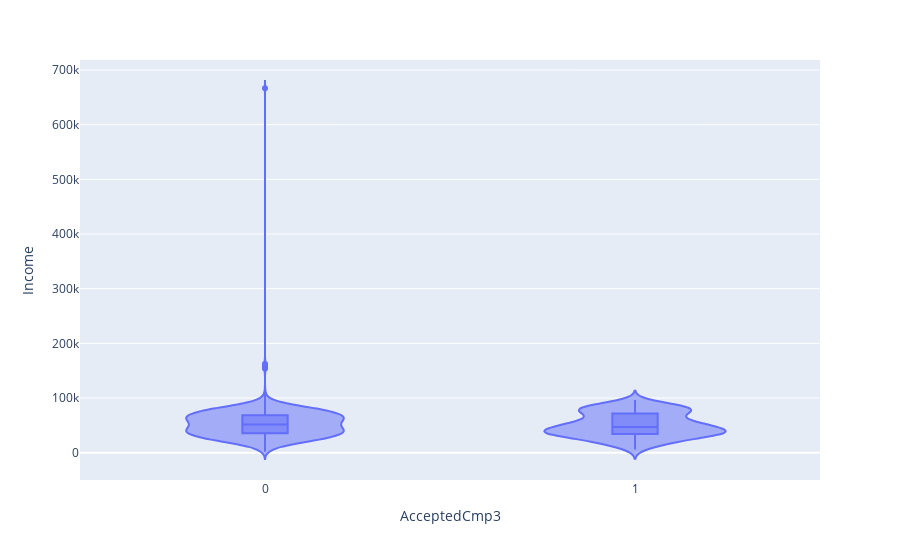

The code cell stored with this chart in its notebook:
### Code cell
#4D
fig = px.violin(df, y= 'Income', x = 'AcceptedCmp3', box = True)
fig.show()

### Figure 1 — Plotly figure (JSON) as saved in the notebook; plotly's stock layout.template omitted (floating-point values rounded to 4 significant figures; data arrays with more than 128 entries replaced by an {"elided": "..."} marker saying what was removed)
{"data": [{"alignmentgroup": "True", "box": {"visible": true}, "hovertemplate": "AcceptedCmp3=%{x}<br>Income=%{y}<extra></extra>", "legendgroup": "", "marker": {"color": "#636efa"}, "name": "", "offsetgroup": "", "orientation": "v", "scalegroup": "True", "showlegend": false, "type": "violin", "x": {"elided": "2240 int values"}, "x0": " ", "xaxis": "x", "y": {"elided": "2240 int values"}, "y0": " ", "yaxis": "y"}], "layout": {"autosize": true, "legend": {"tracegroupgap": 0}, "margin": {"t": 60}, "violinmode": "group", "xaxis": {"anchor": "y", "autorange": true, "domain": [0, 1], "range": [-0.5, 1.5], "title": {"text": "AcceptedCmp3"}, "type": "linear"}, "yaxis": {"anchor": "x", "autorange": true, "domain": [0, 1], "range": [-49990.0, 718400.0], "title": {"text": "Income"}, "type": "linear"}}}
